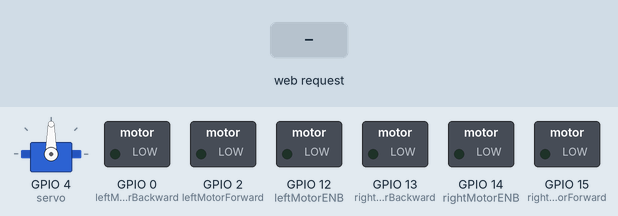
This sketch was run on a simulated ESP8266 (NodeMCU). Parts: servo, switched loads named in the sketch (green lamp = pin HIGH). Inputs (shaded band) come from the test bench.

Above: at 1.2 s.
1.3 s: HTTP request GET /forward received
At 2.0 s:
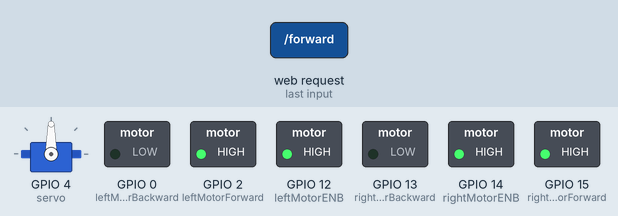
2.8 s: HTTP request GET /backward received
At 3.2 s:
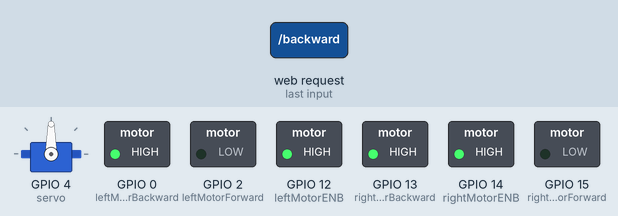
4.3 s: HTTP request GET /left received
At 5.5 s:
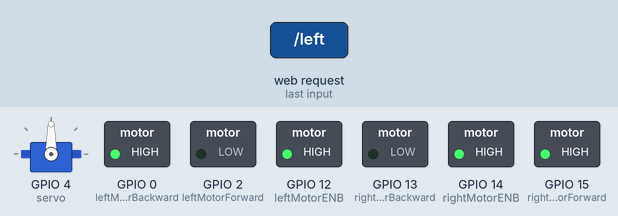
5.8 s: HTTP request GET /right received
At 6.6 s:
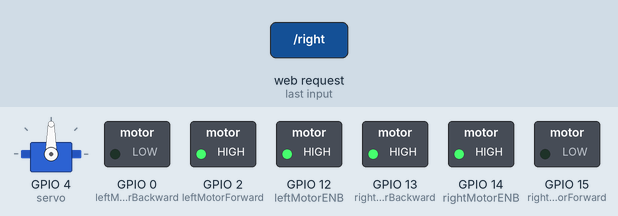
7.3 s: HTTP request GET /open received
At 7.8 s:
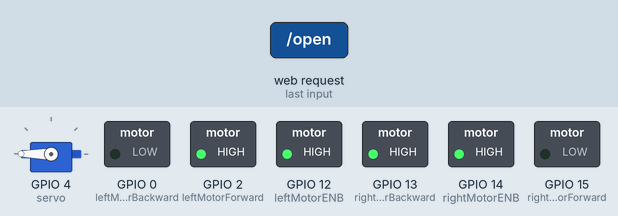
8.8 s: HTTP request GET /stop received
At 10.1 s:
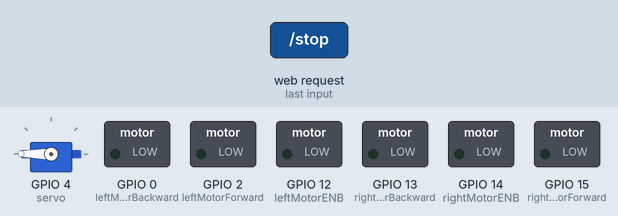
Timing chart, 0 to 11.3 s (numbered marks = the images above; inputs shaded):
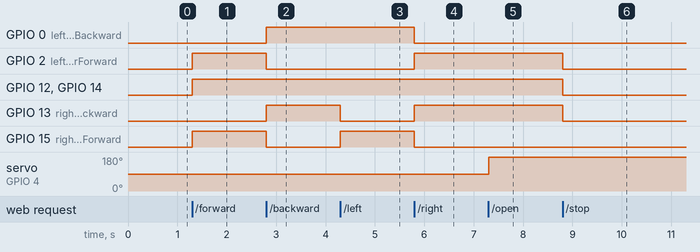

Measured:
- after the input at 1.3 s, GPIO 2 (leftMotorForward), GPIO 12 (leftMotorENB), GPIO 14 (rightMotorENB), GPIO 15 (rightMotorForward): LOW → HIGH at once
- after the input at 2.8 s, GPIO 0 (leftMotorBackward), GPIO 13 (rightMotorBackward): LOW → HIGH at once; GPIO 2 (leftMotorForward), GPIO 15 (rightMotorForward): HIGH → LOW at once
- after the input at 4.3 s, GPIO 13 (rightMotorBackward): HIGH → LOW at once; GPIO 15 (rightMotorForward): LOW → HIGH at once
- after the input at 5.8 s, GPIO 0 (leftMotorBackward), GPIO 15 (rightMotorForward): HIGH → LOW at once; GPIO 2 (leftMotorForward), GPIO 13 (rightMotorBackward): LOW → HIGH at once
- after the input at 7.3 s, servo on GPIO 4 (servo): 90° → 180° at once
- after the input at 8.8 s, GPIO 2 (leftMotorForward), GPIO 12 (leftMotorENB), GPIO 13 (rightMotorBackward), GPIO 14 (rightMotorENB): HIGH → LOW at once

The sketch:

WiFi_Rubbish_Bin.ino
```cpp
/* include library */
#include <ESP8266WiFi.h>
#include <Servo.h>

/*
 * If you have no idea about this library, you can watch the tutorial below
 * NodeMCU ESP8266 Tutorial 01: Programming NodeMCU ESP-12E Using Arduino IDE
 */
Servo servo;
int pos=0;


/* define port */
WiFiClient client;
WiFiServer server(80);

/* WIFI settings */
const char* ssid = "TrashCan";
const char* password = "12345678";

/* data received from application */
String  data ="";

/* define L298N or L293D motor control pins */
int leftMotorForward = 2;     /* GPIO2(D4) -> IN3   */
int rightMotorForward = 15;   /* GPIO15(D8) -> IN1  */
int leftMotorBackward = 0;    /* GPIO0(D3) -> IN4   */
int rightMotorBackward = 13;  /* GPIO13(D7) -> IN2  */


/* define L298N or L293D enable pins */
int rightMotorENB = 14; /* GPIO14(D5) -> Motor-A Enable */
int leftMotorENB = 12;  /* GPIO12(D6) -> Motor-B Enable */

void setup()
{
  /* initialize motor control pins as output */
  pinMode(leftMotorForward, OUTPUT);
  pinMode(rightMotorForward, OUTPUT);
  pinMode(leftMotorBackward, OUTPUT);
  pinMode(rightMotorBackward, OUTPUT);

  /* initialize motor enable pins as output */
  pinMode(leftMotorENB, OUTPUT);
  pinMode(rightMotorENB, OUTPUT);
  servo.attach(4);
  /* start server communication */
  server.begin();
}

void loop()
{
    /* If the server available, run the "checkClient" function */
    client = server.available();
    if (!client) return;
    data = checkClient ();


/************************ Run function according to incoming data from application *************************/

    /* If the incoming data is "forward", run the "MotorForward" function */
    if (data == "forward") MotorForward();
    /* If the incoming data is "backward", run the "MotorBackward" function */
    else if (data == "backward") MotorBackward();
    /* If the incoming data is "left", run the "TurnLeft" function */
    else if (data == "left") TurnLeft();
    /* If the incoming data is "right", run the "TurnRight" function */
    else if (data == "right") TurnRight();
    /* If the incoming data is "stop", run the "MotorStop" function */
    else if (data == "stop") MotorStop();

    else if (data == "open")
    {
      servo.write(180);
      delay(100);
      }
    else if (data == "close")
    {
      servo.write(0);
      delay(100);
      }

}


/********************************************* FORWARD *****************************************************/
void MotorForward(void)
{
  digitalWrite(leftMotorENB,HIGH);
  digitalWrite(rightMotorENB,HIGH);
  digitalWrite(leftMotorForward,HIGH);
  digitalWrite(rightMotorForward,HIGH);
  digitalWrite(leftMotorBackward,LOW);
  digitalWrite(rightMotorBackward,LOW);
}

/********************************************* BACKWARD *****************************************************/
void MotorBackward(void)
{
  digitalWrite(leftMotorENB,HIGH);
  digitalWrite(rightMotorENB,HIGH);
  digitalWrite(leftMotorBackward,HIGH);
  digitalWrite(rightMotorBackward,HIGH);
  digitalWrite(leftMotorForward,LOW);
  digitalWrite(rightMotorForward,LOW);
}

/********************************************* TURN LEFT *****************************************************/
void TurnLeft(void)
{
  digitalWrite(leftMotorENB,HIGH);
  digitalWrite(rightMotorENB,HIGH);
  digitalWrite(leftMotorForward,LOW);
  digitalWrite(rightMotorForward,HIGH);
  digitalWrite(rightMotorBackward,LOW);
  digitalWrite(leftMotorBackward,HIGH);
}

/********************************************* TURN RIGHT *****************************************************/
void TurnRight(void)
{
  digitalWrite(leftMotorENB,HIGH);
  digitalWrite(rightMotorENB,HIGH);
  digitalWrite(leftMotorForward,HIGH);
  digitalWrite(rightMotorForward,LOW);
  digitalWrite(rightMotorBackward,HIGH);
  digitalWrite(leftMotorBackward,LOW);
}

/********************************************* STOP *****************************************************/
void MotorStop(void)
{
  digitalWrite(leftMotorENB,LOW);
  digitalWrite(rightMotorENB,LOW);
  digitalWrite(leftMotorForward,LOW);
  digitalWrite(leftMotorBackward,LOW);
  digitalWrite(rightMotorForward,LOW);
  digitalWrite(rightMotorBackward,LOW);
}

/********************************** RECEIVE DATA FROM the APP ******************************************/
String checkClient (void)
{
  while(!client.available()) delay(1);
  String request = client.readStringUntil('\r');
  request.remove(0, 5);
  request.remove(request.length()-9,9);
  return request;
}
```
